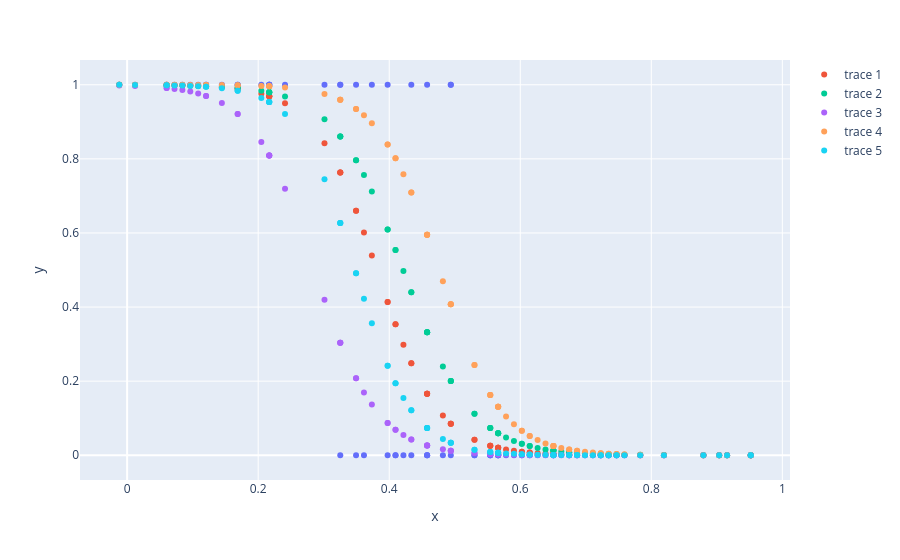

This figure's notebook cell:
### Code cell
fig = px.scatter(x=X_test[:, 0], y=y_test)
for pred in preds:
    fig.add_scatter(x=X_test[:, 0], y=pred, mode="markers")
fig.show()
